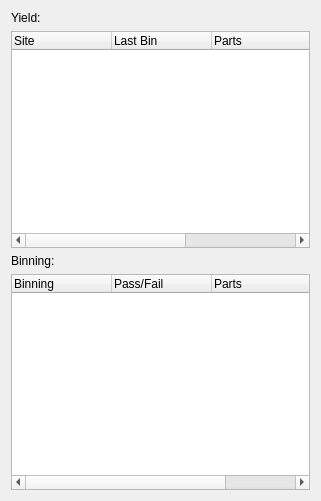
<?xml version="1.0" encoding="UTF-8"?>
<ui version="4.0">
 <class>GtsStationStatswidget_base</class>
 <widget class="QWidget" name="GtsStationStatswidget_base">
  <property name="geometry">
   <rect>
    <x>0</x>
    <y>0</y>
    <width>321</width>
    <height>501</height>
   </rect>
  </property>
  <property name="windowTitle">
   <string>Stats</string>
  </property>
  <layout class="QVBoxLayout" name="verticalLayout">
   <item>
    <widget class="QLabel" name="labelYield">
     <property name="text">
      <string>Yield:</string>
     </property>
     <property name="wordWrap">
      <bool>false</bool>
     </property>
    </widget>
   </item>
   <item>
    <widget class="QTreeWidget" name="mYieldWidget">
     <column>
      <property name="text">
       <string>Site</string>
      </property>
     </column>
     <column>
      <property name="text">
       <string>Last Bin</string>
      </property>
     </column>
     <column>
      <property name="text">
       <string>Parts</string>
      </property>
     </column>
     <column>
      <property name="text">
       <string>GOOD</string>
      </property>
     </column>
     <column>
      <property name="text">
       <string>Yield</string>
      </property>
     </column>
    </widget>
   </item>
   <item>
    <widget class="QLabel" name="labelBinning">
     <property name="text">
      <string>Binning:</string>
     </property>
     <property name="wordWrap">
      <bool>false</bool>
     </property>
    </widget>
   </item>
   <item>
    <widget class="QTreeWidget" name="mBinningWidget">
     <column>
      <property name="text">
       <string>Binning</string>
      </property>
     </column>
     <column>
      <property name="text">
       <string>Pass/Fail</string>
      </property>
     </column>
     <column>
      <property name="text">
       <string>Parts</string>
      </property>
     </column>
     <column>
      <property name="text">
       <string>Yield</string>
      </property>
     </column>
    </widget>
   </item>
  </layout>
 </widget>
 <layoutdefault spacing="6" margin="11"/>
 <resources/>
 <connections/>
</ui>
